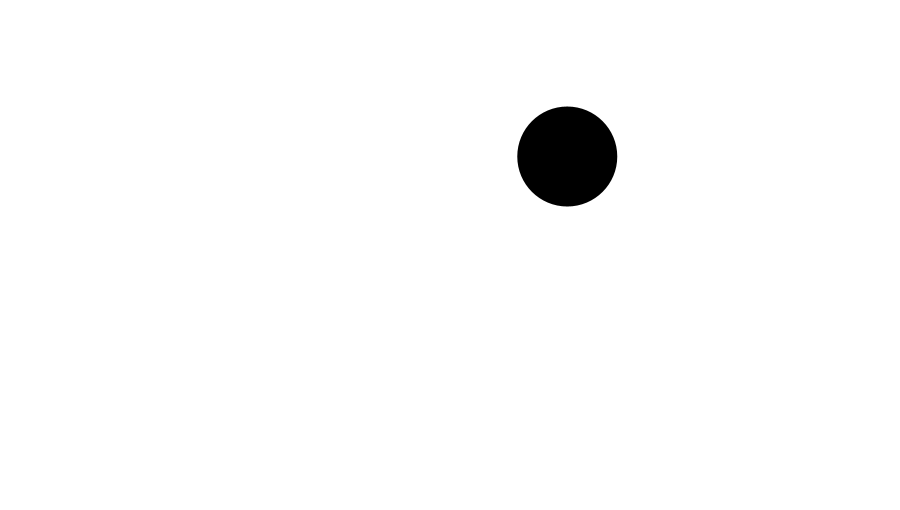
Frame 1 (no input)
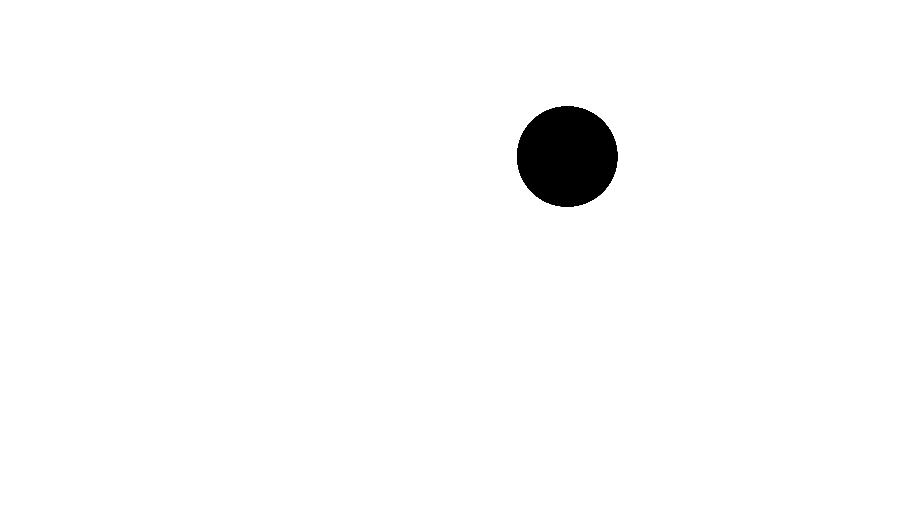
Frame 60 (the mouse pressed at the canvas centre just before this capture)
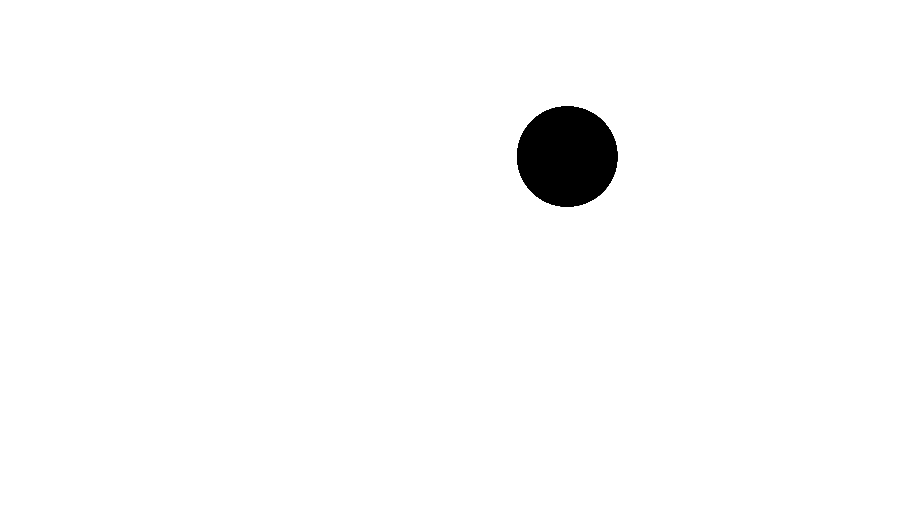
Frame 120 (the mouse held since frame 60 and released just before this capture)

The Processing sketch that drew these frames (run headless with seeded random() and noise(); from frame 60 on, the mouse is pressed at the canvas centre):

// Processing sketch: _05_circle_class
// ── _05_circle_class.pde
Circle fred;

void setup() {
  size(900, 510);
  smooth();
  background(255);
  
  fred = new Circle(50);
}

void draw() {
  fred.display();
}

class Circle
{
  float x;
  float y;
  float radius;
  
  Circle(float aradius) {
    radius = aradius;
    x = random(radius, width-radius);
    y = random(radius, height-radius);
  }
  
  void display() {
    fill(0);
    noStroke();
    ellipse(x, y, radius * 2, radius * 2);
  }
}
